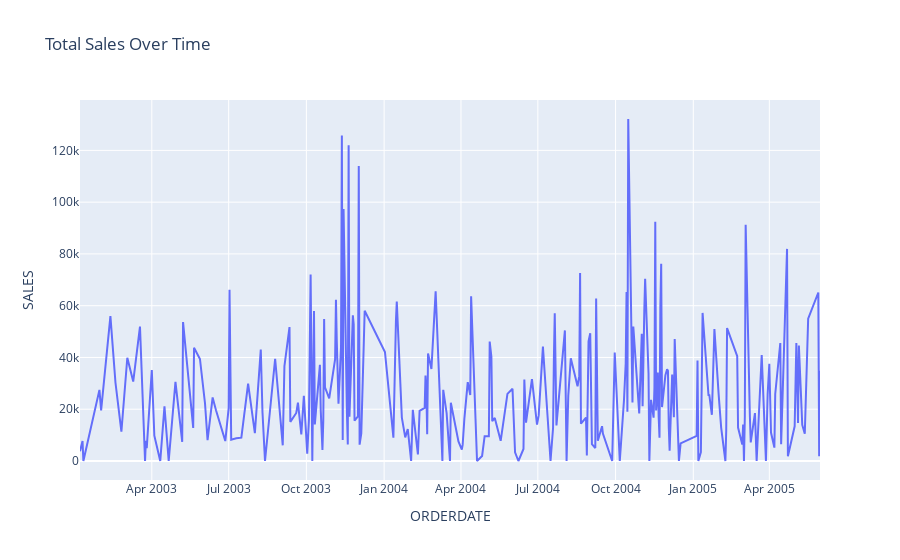

The notebook cell saved with this chart:
### Code cell
import plotly.express as px 
import plotly.graph_objects as go

fig = px.line(df, x="ORDERDATE", y="SALES", title="Total Sales Over Time")
fig.show()

### Figure 1 — Plotly figure (JSON) as saved in the notebook; plotly's stock layout.template omitted (floating-point values rounded to 4 significant figures; data arrays with more than 128 entries replaced by an {"elided": "..."} marker saying what was removed)
{"data": [{"hovertemplate": "ORDERDATE=%{x}<br>SALES=%{y}<extra></extra>", "legendgroup": "", "line": {"color": "#636efa", "dash": "solid"}, "marker": {"symbol": "circle"}, "mode": "lines", "name": "", "orientation": "v", "showlegend": false, "type": "scatter", "x": {"elided": "252 str values"}, "xaxis": "x", "y": {"elided": "252 float values"}, "yaxis": "y"}], "layout": {"legend": {"tracegroupgap": 0}, "title": {"text": "Total Sales Over Time"}, "xaxis": {"anchor": "y", "domain": [0, 1], "title": {"text": "ORDERDATE"}}, "yaxis": {"anchor": "x", "domain": [0, 1], "title": {"text": "SALES"}}}}
